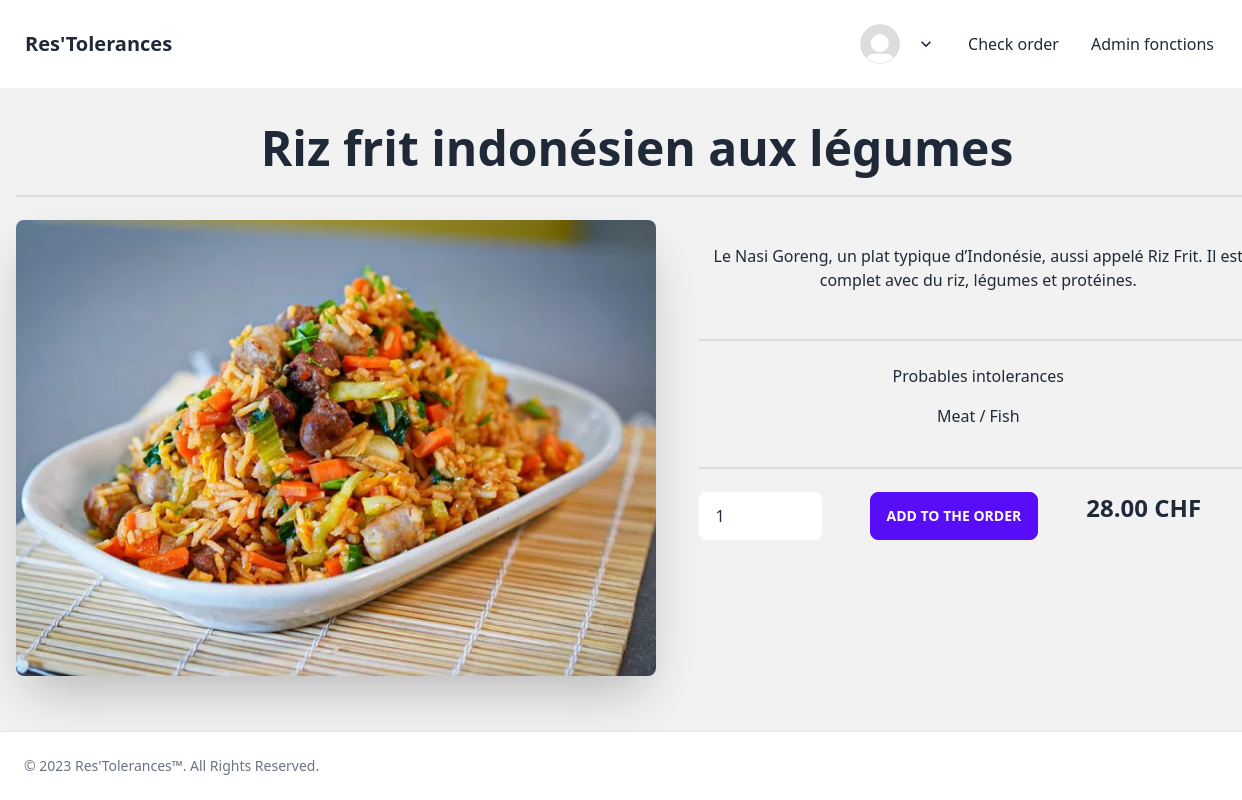
Page /Code/index.php?action=showPlate&plateId=2 (signed in) on the committed database.
### tables this page shows
CREATE TABLE IF NOT EXISTS `plates` (
  `id` INT NOT NULL AUTO_INCREMENT,
  `name` VARCHAR(100) NOT NULL,
  `description` VARCHAR(500) NOT NULL,
  `price` DECIMAL(5,2) NOT NULL,
  `image` VARCHAR(100) NOT NULL,
  PRIMARY KEY (`id`),
  UNIQUE INDEX `UniquePlate` (`name` ASC) VISIBLE);

CREATE TABLE IF NOT EXISTS `intolerances` (
  `id` INT NOT NULL AUTO_INCREMENT,
  `name` VARCHAR(50) NOT NULL,
  PRIMARY KEY (`id`),
  UNIQUE INDEX `UniqueIntolerance` (`name` ASC) VISIBLE);

### Code/model/dbconnector.php (called while the page is built, shortened)
<?php
function executeQuerySelect($query)
{
    $queryResult = null;
    $dbConnexion = openDBConnexion();
    if ($dbConnexion != null) {
        $statement = $dbConnexion->prepare($query);
        $statement->execute();
        $queryResult = $statement->fetchAll();
    }
    return $queryResult;
}
function openDBConnexion()
{
    $tempDbConnexion = null;
    $sqlDriver = 'mysql';
    $hostname = 'localhost';
    $port = '3306';
    $charset = 'utf8';
    $dbName = 'restolerance';
    $userName = 'root';
    $userPwd = '';
    $dsn = $sqlDriver . ':host=' . $hostname . ';dbname=' . $dbName . ';port=' . $port . ';charset=' . $charset;
    try {
        $tempDbConnexion = new PDO($dsn, $userName, $userPwd);
    } catch (PDOException $exception) {
        echo 'Connection failed: ' . $exception->getMessage();
    }
    return $tempDbConnexion;
}

### Code/model/platesManager.php (called while the page is built, shortened)
<?php
function getPlates()
{
    $getPlatesQuery = "SELECT * FROM plates";
    require_once "model/dbconnector.php";
    $plates = executeQuerySelect($getPlatesQuery);
    return $plates;
}

### Code/controller/controller.php (called while the page is built, shortened)
<?php
function showPlate()
{
    $plateId = $_GET['plateId'];
    require_once "model/platesManager.php";
    $plates = getPlates();
    require_once "model/intolerancesManager.php";
    $intolerances = getIntolerances();
    $platesIntolerances = getPlatesIntolerances();
    require "view/plate.php";
}

### Code/model/intolerancesManager.php (called while the page is built, shortened)
<?php
function getIntolerances()
{
    $getIntolerancesQuery = "SELECT * FROM intolerances";
    require_once "model/dbconnector.php";
    $intolerances = executeQuerySelect($getIntolerancesQuery);
    return $intolerances;
}
function getPlatesIntolerances(){
    $query = "SELECT * FROM plates_contain_intolerances";
    require_once "model/dbconnector.php";
    $platesIntolerances = executeQuerySelect($query);
    return $platesIntolerances;
}

### Code/view/plate.php (the view, shortened to what this page needs)
<?php
foreach ($plates as $plate) :
    if ($plate['id'] == $plateId) :
        ?>
        <div class="hero min-h-screen bg-base-200">
            <form action="index.php?action=addToCart&plateId=<?= $plate['id'] ?>" method="post" class="hero-content text-center">
                <div class="w-screen">
                    <h1 class="text-5xl font-bold"><?= $plate['name'] ?></h1>
                    <div class="divider"></div>
                    <div class="flex w-full">
                        <img src="<?= $plate['image'] ?>" alt="<?= $plate['name'] ?>"
                             class="max-w-screen-sm rounded-lg shadow-2xl"/>
                        <div class="divider-horizontal"></div>
                        <div>
                            <p class="py-6"><?= $plate['description'] ?></p>
                            <div class="divider divider-vertical"></div>
                            <h6>Probables intolerances</h6>
                            <p class="py-4">
                                <?php
                                foreach ($platesIntolerances as $plateIntolerances) :
                                    if ($plate['id'] == $plateIntolerances['plate_id']) :
                                        foreach ($intolerances as $intolerance) :
                                            if ($intolerance['id'] == $plateIntolerances['intolerance_id']) :
                                                echo $intolerance['name'];
                                            endif;
                                        endforeach;
                                    endif;
                                endforeach;
                                ?>
                            </p>
                            <div class="divider divider-vertical"></div>
                            <div class="flex w-full">
                                <input name="plateQuantity" class="input" type="number" min="1" max="999" step="1" value="1">
                                <div class="divider-horizontal"></div>
                                <?php
                                if (isset($_SESSION['userEmailAddress'])) :
                                    ?>
                                        <button type="submit" class="btn btn-primary">Add to the order</button>
                                <?php
                                else:
                                    ?>
                                    <a href="index.php?action=register">
                                        <button class="btn btn-primary">Register to order</button>
                                    </a>
                                <?php
                                endif;
                                ?>
                                <div class="divider-horizontal"></div>
                                <label class="text-2xl font-bold"><?= $plate['price'] ?> CHF</label>
                            </div>
                        </div>
                    </div>
                </div>
            </form>
        </div>
    <?php
    endif;
endforeach;
?>
<?php
require "gabarit.php";
?>

### rows in the picture
plates: name "Riz frit indonésien aux légumes", image (picture), description "Le Nasi Goreng, un plat typique d’Indonésie, aussi appelé Riz Frit. Il est complet avec du riz, légumes et protéines.", price "28.00"
intolerances: name "Meat / Fish"
